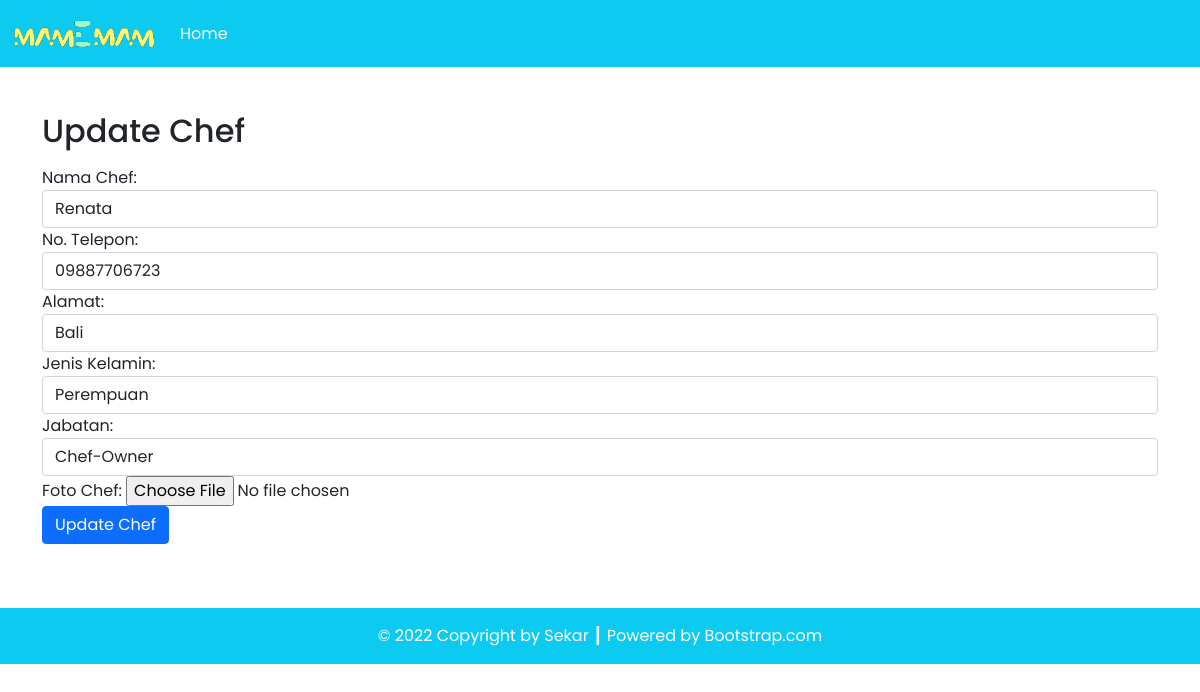
/dpbo_tp3/UpdateChef.php?id=1, run on the app's committed database.
### tables this page shows
CREATE TABLE `chef` (
  `id_chef` int(11) NOT NULL AUTO_INCREMENT,
  `nama_chef` varchar(50) NOT NULL,
  `no_telp_chef` varchar(14) NOT NULL,
  `alamat_chef` varchar(50) NOT NULL,
  `jenis_kelamin_chef` varchar(11) NOT NULL,
  `foto_chef` varchar(100) NOT NULL,
  `id_jabatan` int(11) DEFAULT NULL,
  PRIMARY KEY (`id_chef`),
  KEY `fk_chefjabatan` (`id_jabatan`),
  CONSTRAINT `fk_chefjabatan` FOREIGN KEY (`id_jabatan`) REFERENCES `jabatan` (`id_jabatan`) ON DELETE NO ACTION ON UPDATE NO ACTION
);

### dpbo_tp3/config/db.php (called while the page is built)
<?php
$DB_HOST = "localhost";
$DB_USERNAME = "root";
$DB_PASSWORD = "";
$DB_NAME = "db_restoran";

### dpbo_tp3/classes/DB.php (called while the page is built, shortened)
<?php
class DB
{
    private $hostname;
    private $username;
    private $password;
    private $dbname;
    private $conn;
    private $result;
    function __construct($hostname, $username, $password, $dbname)
    {
        $this->hostname = $hostname;
        $this->username = $username;
        $this->password = $password;
        $this->dbname = $dbname;
    }
    function open()
    {
        $this->conn = mysqli_connect($this->hostname, $this->username, $this->password, $this->dbname);
    }
    function execute($query)
    {
        $this->result = mysqli_query($this->conn, $query);
    }
    function getResult()
    {
        return mysqli_fetch_array($this->result);
    }
}

### dpbo_tp3/classes/Chef.php (called while the page is built, shortened)
<?php
class Chef extends DB
{
    function getChefById($id)
    {
        $query = "SELECT * FROM chef JOIN jabatan ON chef.id_jabatan=jabatan.id_jabatan WHERE id_chef=$id";
        return $this->execute($query);
    }
}

### dpbo_tp3/classes/Jabatan.php (called while the page is built, shortened)
<?php
class Jabatan extends DB
{
    function getJabatan($sortBy = null) {
        $query = "SELECT * FROM jabatan";
        return $this->execute($query);
    }
}

### dpbo_tp3/updateChef.php (the view, shortened to what this page needs)
<?php
include('config/db.php');
include('classes/DB.php');
include('classes/Jabatan.php');
include('classes/Chef.php');
$listJabatan = new Jabatan($DB_HOST, $DB_USERNAME, $DB_PASSWORD, $DB_NAME);
$chef = new Chef($DB_HOST, $DB_USERNAME, $DB_PASSWORD, $DB_NAME);
$data = '';
$chef->open();
$listJabatan->open();
$listJabatan->getJabatan();
$id = $_GET['id'];
$chef->getChefById($id);
$row = $chef->getResult();
$dataNama = $row['nama_chef'];
$dataNoTelp = $row['no_telp_chef'];
$dataAlamat = $row['alamat_chef'];
$dataJenisKelamin = $row['jenis_kelamin_chef'];
$dataJabatan = $row['id_jabatan'];
$data .= '<form action="updateChef.php?id=' . $id . '" method="POST" enctype="multipart/form-data">
            <div class="form-group">
              <label for="nama_chef">Nama Chef:</label>
              <input
                type="text"
                class="form-control"
                id="nama_chef"
                name="nama_chef"
                value="' . $dataNama . '"
                required />
            </div>
            <div class="form-group">
              <label for="no_telp_chef">No. Telepon:</label>
              <input
                type="text"
                class="form-control"
                id="no_telp_chef"
                name="no_telp_chef"
                value="' . $dataNoTelp . '"
                required />
            </div>
            <div class="form-group">
              <label for="alamat_chef">Alamat:</label>
              <input
                type="text"
                class="form-control"
                id="alamat_chef"
                name="alamat_chef"
                value="' . $dataAlamat . '"
                required />
            </div>
            <div class="form-group">
              <label for="jenis_kelamin_chef">Jenis Kelamin:</label>
              <select
                class="form-control"
                id="jenis_kelamin_chef"
                name="jenis_kelamin_chef"
                required>
                <option value="Laki-laki"' . ($dataJenisKelamin == "Laki-laki" ? ' selected' : '') . '>Laki-laki</option>
                <option value="Perempuan"' . ($dataJenisKelamin == "Perempuan" ? ' selected' : '') . '>Perempuan</option>
              </select>
            </div>
            <div class="form-group">
              <label for="id_jabatan">Jabatan:</label>
              <select
                class="form-control"
                id="id_jabatan"
                name="id_jabatan"
                required>';
while ($row = $listJabatan->getResult()) {
    $selected = ($row['id_jabatan'] == $dataJabatan) ? 'selected' : '';
    $data .= '<option value="' . $row['id_jabatan'] . '" ' . $selected . '>' . $row['nama_jabatan'] . '</option>';
}
$data .= '</select>
            </div>
            <div class="form-group">
              <label for="foto_chef">Foto Chef:</label>
              <input
                type="file"
                class="form-control-file"
                id="foto_chef"
                name="foto_chef"
                required />
            </div>
            <button type="submit" class="btn btn-primary" id="submit" name="submit">
              Update Chef
            </button>
          </form>';
?>

### data on the page
chef: nama_chef "Renata", no_telp_chef "09887706723", alamat_chef "Bali", jenis_kelamin_chef "Perempuan"

### other printed values
$this->content "Home Update Chef © 2022 Copyright by Sekar ┃ Powered by Bootstrap.com"
form field id_jabatan "Chef-Owner"
